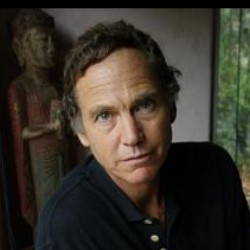
#> input picture lab3/datasets/original/face/face_003.jpg, 250 x 250 px, given in place of face_000.jpg, which was not available
$ python train.py
#> lines starting #> are read from the running program, lines starting #| are printed output that depends on the picture
### lab3/ensemble.py
import pickle
import math
import numpy as np


class AdaBoostClassifier:

    # [79 lines left out: functions __init__, fit, predict_scores, predict, save, not called in this run]

    @staticmethod
    def load(filename):
        with open(filename, "rb") as f:
            return pickle.load(f)

### lab3/train.py
from feature import NPDFeature
from ensemble import AdaBoostClassifier
from PIL import Image
from sklearn.model_selection import train_test_split
from sklearn.tree import DecisionTreeClassifier
from sklearn.metrics import classification_report
import numpy as np

if __name__ == "__main__":
    def Feature_extract():
        #提取特征
        face_path = '.\\datasets\\original\\face\\face_%03d.jpg'
        faces_path = []
        for i in range(500):
            faces_path.append(face_path % i)

        nonface_path = '.\\datasets\\original\\nonface\\nonface_%03d.jpg'
        nonfaces_path = []
        for i in range(500):
            nonfaces_path.append(nonface_path % i)

        train = np.zeros((1000,165600))
        for i in range(500):
            img = Image.open(faces_path[i])
#> img is the input picture: PIL image 250x250 RGB; mean R, G, B 55.4, 49.8, 41.1
            img = img.convert('L').resize((24, 24))
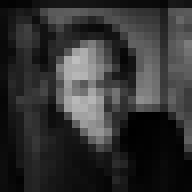
#> img: PIL image 24x24 L (shown 8 times larger); min 0, max 190, mean 50.5
            nf = NPDFeature(np.array(img))
            train[i*2] = nf.extract()

            img = Image.open(nonfaces_path[i])
            img = img.convert('L').resize((24, 24))
            nf = NPDFeature(np.array(img))
            train[i*2+1] = nf.extract()
        AdaBoostClassifier.save(train,'train.txt')

    try:
        X = AdaBoostClassifier.load("train.txt")
    except IOError:
        Feature_extract()
#> (the call stopped at in Feature_extract, `nf = NPDFeature(np.array(img))`: feature is not available in this run)
        X = AdaBoostClassifier.load("train.txt")
#> (the run stopped early here; a loop or call above may not have finished)

$ run again, on lab3/datasets/original/face/face_025.jpg
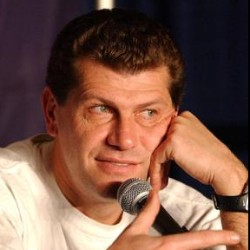
#> input picture lab3/datasets/original/face/face_025.jpg, 250 x 250 px, given in place of face_000.jpg, which was not available
#> in Feature_extract, img is the input picture: PIL image 250x250 RGB; mean R, G, B 121.9, 85.9, 71.7
#> in Feature_extract, `img = img.convert('L').resize((24, 24))`:
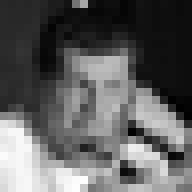
#> img: PIL image 24x24 L (shown 8 times larger); min 0, max 253, mean 95.2

$ run again, on lab3/datasets/original/face/face_026.jpg
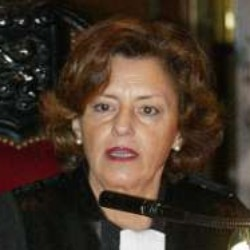
#> input picture lab3/datasets/original/face/face_026.jpg, 250 x 250 px, given in place of face_000.jpg, which was not available
#> in Feature_extract, img is the input picture: PIL image 250x250 RGB; mean R, G, B 71.7, 55.8, 43
#> in Feature_extract, `img = img.convert('L').resize((24, 24))`:
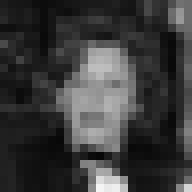
#> img: PIL image 24x24 L (shown 8 times larger); min 7, max 244, mean 59.1

$ run again, on lab3/datasets/original/face/face_033.jpg
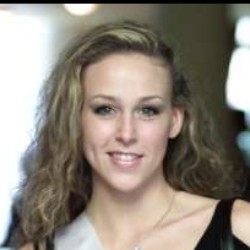
#> input picture lab3/datasets/original/face/face_033.jpg, 250 x 250 px, given in place of face_000.jpg, which was not available
#> in Feature_extract, img is the input picture: PIL image 250x250 RGB; mean R, G, B 142.5, 133.4, 122.7
#> in Feature_extract, `img = img.convert('L').resize((24, 24))`:
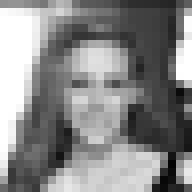
#> img: PIL image 24x24 L (shown 8 times larger); min 3, max 255, mean 135.2
